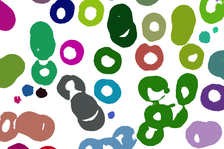
#> input picture Anisocytose_plaquettaire.result.png, 224 x 149 px, shrunk from 600 x 400 before the run, given in place of tiny-example.bmp, which was not available
$ python main_original.py
#> lines starting #> are read from the running program, lines starting #| are printed output that depends on the picture; pictures that were not available may be replaced by others from this repository, and a replacement may not be noted
import time
from PIL import Image
import numpy as np

# A pixel is part of a cell if its brightness is lower than THRESHOLD.
THRESHOLD = 200

IMAGES = [
    # "./images/Anisocytose_plaquettaire.jpg",
    # "./images/Eosinophil_blood_smear.jpg",
    # "./images/Neutrophils_monocyte_16694967012.jpg",
    # "./images/Patology_of_platelet.jpg",
    # "./images/Plaquettes_normales.jpg",
    # "./images/Plaquette_geante.jpg",
    # "./images/Platelets2.jpg",
    # "./images/RBCs_Platelets_WBC_in_PBS_2.jpg",
    # "./images/Thrombocytes.jpg",
    # "./images/Thrombocytosis.jpg",
    "./images/tiny-example.bmp",  # Used in the assignment
]


def load_image(path):
    """Load an image file into a PIL image."""
#> called with path = './images/tiny-example.bmp'
    return Image.open(path)
#> returned value is the input picture: PIL image 224x149 RGB; mean R, G, B 177.2, 189.2, 171.6
#| Image size: (149, 224, 3), 100128 pixels


def pixel_brightness(pixel):
    """Calculate the brightness of a pixel."""
    # The brightness of a pixel is the average of its RGB values.
    # Note that pixels are of type np.uint8 (0-255), so if we just sum them, we
    # get overflows. Hence, we convert them to np.float32 first.
    # Note also that rounding in Python may be different from rounding in
    # OpenCL (also depending on if/where you convert to float or another int
    # size). You can adjust the Python code below to match your OpenCL code.
    return np.sum(pixel.astype(np.float32)) / 3


def is_part_of_cell(pixel):
    """Check if a pixel is part of a cell, i.e. if its brightness is below the
    threshold."""
    return pixel_brightness(pixel) < THRESHOLD


def image_to_mask_matrix(image):
    """Convert an image to a "mask matrix". In this matrix:
    - Pixels that are not part of a cell (= "background pixels") are set to -1.
    - Pixels that are part of a cell are set to a unique number. This number is
      the 'global index' of the pixel, i.e. `row * width + col`.
    """
    height, width, _channels = image.shape  # channels is 3 for RGB images
#> height = 149; width = 224
    mask_matrix = np.zeros((height, width), dtype=np.int32)

    for row in range(height):  # row = y
        for col in range(width):  # col = x
            pixel = image[row, col]
            if is_part_of_cell(pixel):
                mask_matrix[row, col] = row * width + col
            else:
                mask_matrix[row, col] = -1
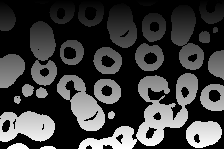
#> mask_matrix: shape (149, 224) int32; min -1, max 33283, mean 8027.1; drawn with min black and max white

    return mask_matrix


def count_cells(mask_matrix):
    """Find and count the number of cells in the mask matrix.
    This returns the number of cells, as well as an 'image' of cell numbers."""
    height, width = mask_matrix.shape
#> height = 149; width = 224

    # The maximum number of cells we could ever have is the number of pixels.
    max_cells = height * width
#> max_cells = 33376

    # The algorithm we use is called "union find" or "union by rank". You can
    # read more about it at
    # https://en.wikipedia.org/wiki/Disjoint-set_data_structure

    # The parent array keeps track of the parent of each pixel. If a pixel is
    # its own parent, it is a "root pixel".
    # Note: np.arange(n) creates an array [0, 1, 2, ..., n], so each pixel
    # starts as a root pixel.
    parent = np.arange(max_cells, dtype=np.int32)
    # Rank per pixel, initialized to 0.
    rank = np.zeros(max_cells, dtype=np.int32)

    def find(x):
        """Find the root of a pixel."""
        if parent[x] != x:  # Is this a root pixel?
            # No: continue up the tree
            parent[x] = find(parent[x])
        return parent[x]

    def union(x, y):
        """Merge two pixels and their cells."""
        # Find the root of each pixel
        rootX = find(x)
        rootY = find(y)

        if rootX != rootY:
            # If the roots are different, merge the cells
            if rank[rootX] > rank[rootY]:
                # X has a higher rank: make Y a child of X
                parent[rootY] = rootX
            elif rank[rootX] < rank[rootY]:
                # Y has a higher rank: make X a child of Y
                parent[rootX] = rootY
            else:
                # Both have the same rank: make one a child of the other and
                # increase the rank of the new parent.
                parent[rootY] = rootX
                rank[rootX] += 1

    # Iterate over all pixels, and merge neighboring pixels into the same cell.
    for row in range(height):
        for col in range(width):
            if mask_matrix[row, col] == -1:
                # Background pixel: skip
                continue

            # Check if the neighbors are part of a cell, and merge with these.
            # Note: we only need to check the previous (top-left, top,
            # top-right, and left) neighbors; the later ones (right,
            # bottom-left, bottom, bottom-right) will check this pixel in their
            # iteration.
            for dr, dc in [(-1, -1), (-1, 0), (-1, 1), (0, -1)]:
                r = row + dr
                c = col + dc

                # Skip if the neighbor is out of bounds, or a background pixel
                if r < 0 or r >= height:
                    continue
                if c < 0 or c >= width:
                    continue
                if mask_matrix[r, c] == -1:
                    continue

                # Merge the two pixels' cells
                union(mask_matrix[row, col], mask_matrix[r, c])
#> this loop made 149 passes

    # Create an array to store the cell numbers
    # Note that cell numbers are not necessarily contiguous.
    cell_numbers = np.zeros((height, width), dtype=np.int32)

    # Update the cell numbers with the root numbers
    for row in range(height):
        for col in range(width):
            if mask_matrix[row, col] == -1:
                cell_numbers[row, col] = -1
            else:
                cell_numbers[row, col] = find(mask_matrix[row, col])
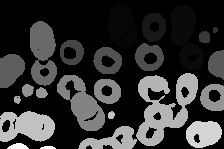
#> cell_numbers: shape (149, 224) int32; min -1, max 32749, mean 6528.9; drawn with min black and max white

    # Count the number of cells
    # Subtract 1 to ignore the background value
    cell_count = len(np.unique(cell_numbers)) - 1

    # Return the number of cells, as well as the 'image' of cell numbers.
    # The cell numbers can be used for debugging.
    return (cell_count, cell_numbers)


# [63 lines left out: function count_cells_flood_fill, not called in this run]


def highlight_cells(cell_numbers):
    """Generate an image with the cells highlighted.

    This is not needed for the algorithm, but can be useful for debugging."""
    height, width = cell_numbers.shape
    cell_count = cell_numbers.max() + 2
    # +2 because the background is -1, and we want to include the last cell
    # number in the range.

    # Set random seed to get the same colors each time
    np.random.seed(0)

    # Generate a random color for each cell.
    # This is an matrix of shape (cell_count, 3), where each row is a color.
    # E.g. colors[123] is the RGB color for cell 123.
    # We use colors from 0 to 200 to avoid very light colors (close to white).
    colors = np.random.randint(0, 200, (cell_count, 3), dtype=np.uint8)
    # Cell number -1 is reserved for background pixels that are not part of a
    # cell: make these pixels white.
    colors[-1] = [255, 255, 255]

    # Create an image to store the result
    result = np.zeros((height, width, 3), dtype=np.uint8)

    # Assign a color to each pixel based on the cell number
    for row in range(height):
        for col in range(width):
            result[row, col] = colors[cell_numbers[row, col]]
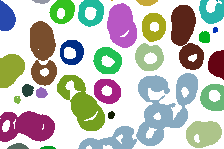
#> result: shape (149, 224, 3); mean of channels 0, 1, 2 189.2, 192.3, 184.7; drawn as R, G, B

    return result


# [22 lines left out: function matrix_to_svg, not called in this run]


def main():
    print(f"Threshold: {THRESHOLD}")

    for image_path in IMAGES:
        image_name = image_path.rsplit("/", maxsplit=1)[-1].split(".")[0]
        print()
        print(f"Image: {image_name} ({image_path})")

        # Load image
        img = load_image(image_path)

        # Convert image to numpy array
        img_arr = np.asarray(img).astype(np.uint8)
        print(f"Image size: {img_arr.shape}, {img_arr.size} pixels")
        # Note: PIL uses (x, y) coordinates, while numpy uses (row, col)
        # coordinates. Hence, the width and height are swapped!
        # print(f"Image shape: {img.size}")
        # print(f"Image array size: {img_arr.shape}")

        # For OpenCL, you can flatten the image to a 1D array using
        # img_arr.flatten()

        start_time = time.perf_counter()

        # 1. Convert the image to a "mask matrix", where True indicates the
        # pixel is part of a cell.
        mask_matrix = image_to_mask_matrix(img_arr)
        # matrix_to_svg(mask_matrix, f"{image_name}.mask.svg")

        # 2. Count the number of cells in the image
        (cell_count, cell_numbers) = count_cells(mask_matrix)
        # matrix_to_svg(cell_numbers, f"{image_name}.result.svg")
        # (cell_count, cell_numbers) = count_cells_flood_fill(mask_matrix)

        end_time = time.perf_counter()

        # Generate image with the cells highlighted, using different colors.
        # This might be useful for debugging.
        cell_image = highlight_cells(cell_numbers)
        Image.fromarray(cell_image).save(f"{image_name}.result.png")
        # Note: even though the input is JPG, it is better to save the output
        # as PNG, to avoid compression artifacts.

        # Display results
        print(f"Cell count: {cell_count}")
#| Cell count: 31
        print(f"Execution time: {end_time - start_time:.4f}s")


if __name__ == "__main__":
    main()

$ run again, on Plaquette_geante.result.png
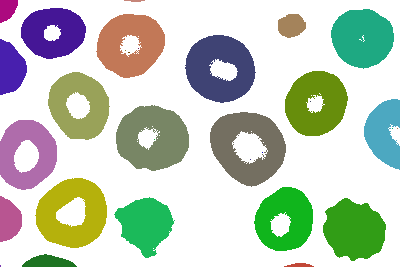
#> input picture Plaquette_geante.result.png, 400 x 267 px, given in place of tiny-example.bmp, which was not available
#> in load_image, returned value is the input picture: PIL image 400x267 RGB; mean R, G, B 193.8, 204.7, 189.1
#| Image size: (267, 400, 3), 320400 pixels
#> after the loop in image_to_mask_matrix, `for row in range(height):`:
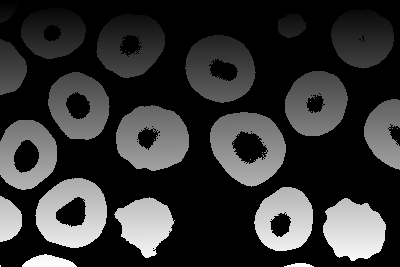
#> mask_matrix: shape (267, 400) int32; min -1, max 106713, mean 21084.3; drawn with min black and max white
#> the loop in count_cells, `for row in range(height):` made 267 passes
#> after the loop in highlight_cells, `for row in range(height):`:
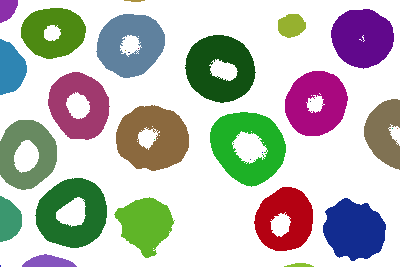
#> result: shape (267, 400, 3); mean of channels 0, 1, 2 189.4, 190.5, 185.7; drawn as R, G, B
#| Cell count: 31
